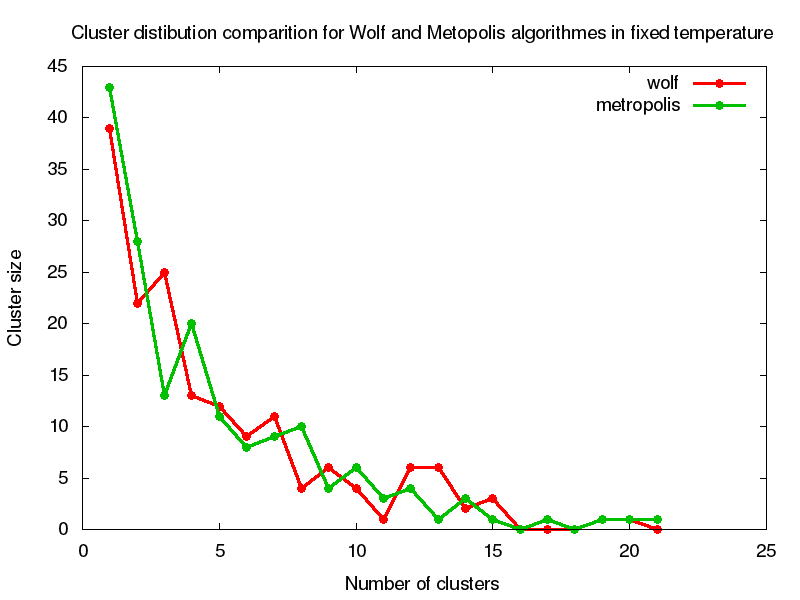

This chart was generated by the following gnuplot code:
set terminal png size 800,600 enhanced font "Helvetica,14"

set out  "IsingTestClusterStat.png"
set yl "Cluster size"
set xl "Number of clusters"
set title "Cluster distibution comparition for Wolf and Metopolis algorithmes in fixed temperature"
plot "IsingTestClusterStat.txt" u 1:2 w lp  pt 6 lw 3 t "wolf" , ""  u 1:3  w lp  pt 6 lw 3 t "metropolis" 
